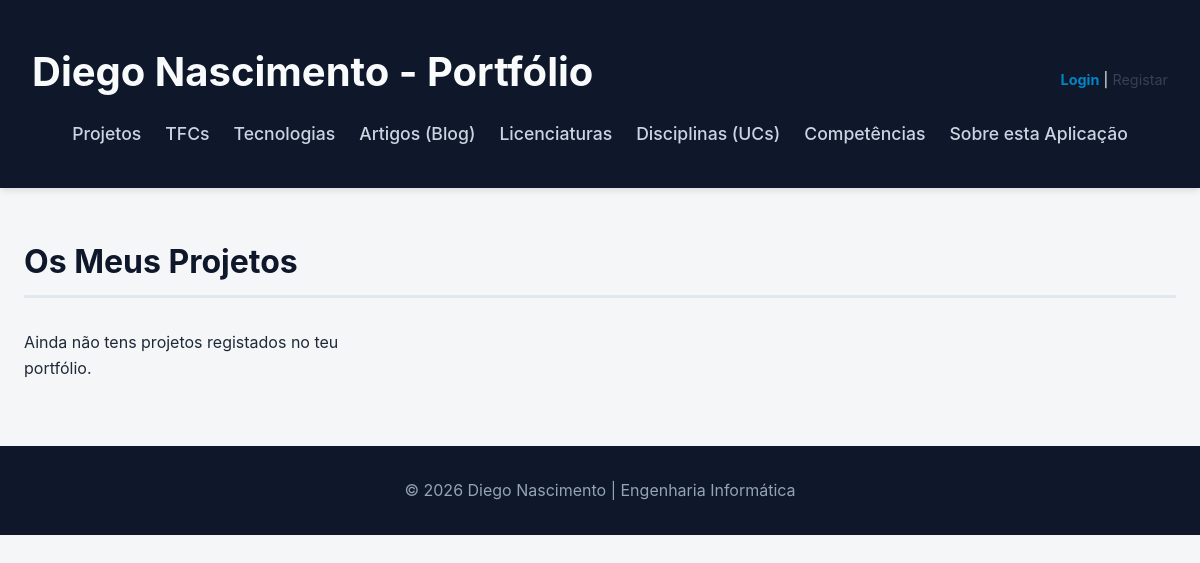
The app's page /, older data.
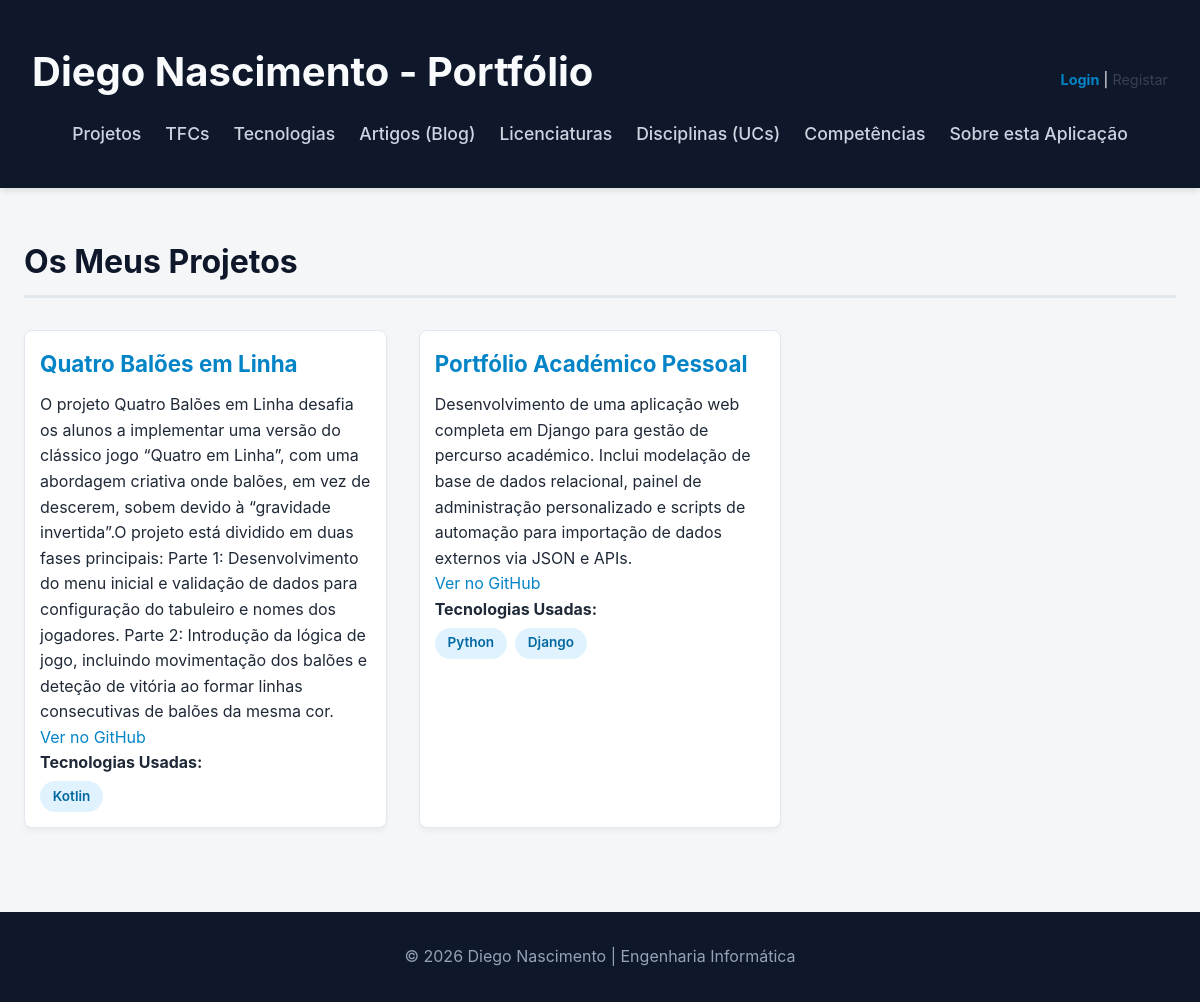
The same page, newer data.
### portfolio/models.py (models this page shows, shortened)
class Projeto(models.Model):
    titulo = models.CharField(max_length=100)
    descricao = models.TextField()
    imagem = models.ImageField(upload_to='projetos/')
    video_demo = models.URLField(blank=True, null=True) # Coloquei blank=True para não ser obrigatório se um projeto não tiver vídeo
    github_link = models.URLField()
    uc = models.ForeignKey(UnidadeCurricular, on_delete=models.CASCADE, related_name='projetos')
    tecnologias = models.ManyToManyField(Tecnologia, related_name='projetos')

class Tecnologia(models.Model):
    nome = models.CharField(max_length=100)
    tipo = models.ForeignKey(TipoTecnologia, on_delete=models.SET_NULL, null=True, blank=True, related_name='tecnologias')
    descricao = models.TextField(blank=True, null=True, help_text="Descrição do que a tecnologia faz e o que gostas/não gostas nela.")
    logotipo = models.ImageField(upload_to='tecnologias/')
    link_oficial = models.URLField()
    nivel_interesse = models.IntegerField() # Exemplo: de 1 a 5

### portfolio/views.py (the view)
# urls.py: path('', views.projetos_view, name='home_portfolio'),
def projetos_view(request):
    projetos = Projeto.objects.prefetch_related('tecnologias', 'competencias').all()
    return render(request, 'portfolio/projetos.html', {'projetos': projetos})

### portfolio/templates/portfolio/projetos.html (shortened to what this page needs)
{% extends "portfolio/base.html" %}
{% block content %}
    <h2>Os Meus Projetos</h2>
    <section>
        {% for projeto in projetos %}
            <article style="border: 1px solid #e5e7eb; padding: 15px; margin-bottom: 20px; border-radius: 8px; position: relative;">
                <h3 style="margin-top: 0; margin-bottom: 10px;">{{ projeto.titulo }}</h3>
                <p>{{ projeto.descricao }}</p>
                {% if projeto.github_link %}
                    <p><a href="{{ projeto.github_link }}" target="_blank" style="color: #0284c7; text-decoration: none;">Ver no GitHub</a></p>
                {% endif %}
                <h4 style="margin-bottom: 5px;">Tecnologias Usadas:</h4>
                <ul style="margin-top: 0;">
                    {% for tech in projeto.tecnologias.all %}
                        <li>{{ tech.nome }}</li>
                    {% empty %}
                        <li>Sem tecnologias registadas.</li>
                    {% endfor %}
                </ul>
            </article>
        {% empty %}
            <p>Ainda não tens projetos registados no teu portfólio.</p>
        {% endfor %}
    </section>
{% endblock %}

Row changes from the older to the newer data that the page shows:
added Projeto: titulo "Quatro Balões em Linha", descricao "O projeto Quatro Balões em Linha desafia os alunos a implementar uma versão do clássico jogo “Quatro em Linha”, com uma abordagem criativa onde balões, em vez de descerem, sobem devido à “gravidade invertida”.O projeto está dividido em duas fases principais: Parte 1: Desenvolvimento do menu inicial e validação de dados para configuração do tabuleiro e nomes dos jogadores. Parte 2: Introdução da lógica de jogo, incluindo movimentação dos balões e deteção de vitória ao formar linhas consecutivas de balões da mesma cor."
added Tecnologia: nome "Kotlin", shown under "Quatro Balões em Linha"
added Projeto: titulo "Portfólio Académico Pessoal", descricao "Desenvolvimento de uma aplicação web completa em Django para gestão de percurso académico. Inclui modelação de base de dados relacional, painel de administração personalizado e scripts de automação para importação de dados externos via JSON e APIs."
now on this page (row unchanged): Tecnologia: nome "Python", shown under "Portfólio Académico Pessoal"
now on this page (row unchanged): Tecnologia: nome "Django", shown under "Portfólio Académico Pessoal"
Text that changed along with them:
text no longer shown: "Ainda não tens projetos registados no teu portfólio."
